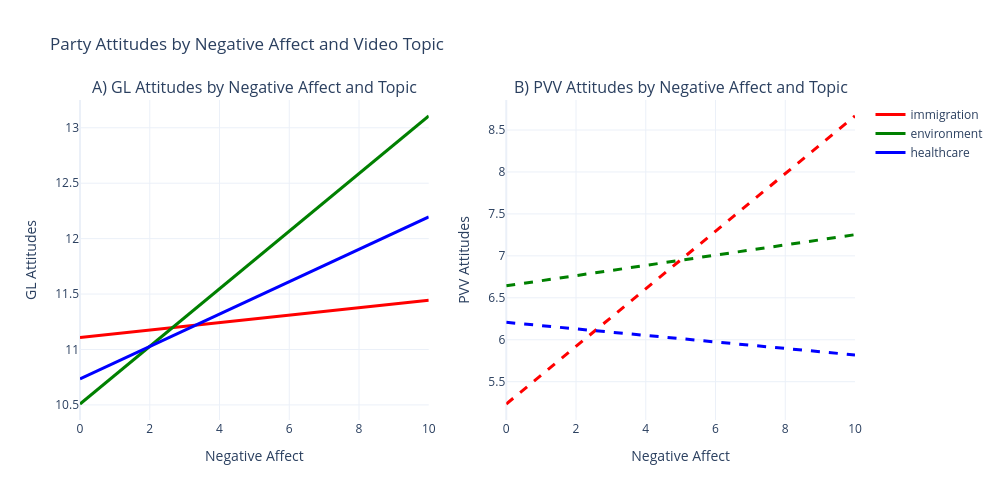

Notebook code cell kept with this figure:
### Code cell
import plotly.graph_objects as go
from plotly.subplots import make_subplots
import numpy as np

# Create subplot figure with 1 row and 2 columns
fig = make_subplots(rows=1, cols=2, 
                   subplot_titles=('A) GL Attitudes by Negative Affect and Topic', 
                                  'B) PVV Attitudes by Negative Affect and Topic'),
                   shared_yaxes=False)

# Define topics and colors
topics = ['immigration', 'environment', 'healthcare']
colors = ['red', 'green', 'blue']  # red for immigration, green for environment, blue for healthcare

# negative affect values for prediction
neg_affect_range = np.linspace(df_exp1['NEG_AFFECT'].min(), df_exp1['NEG_AFFECT'].max(), 50)

# --- LEFT PLOT: GL Attitudes by Negative Affect ---
for i, topic in enumerate(topics):
    # Calculate predicted GL attitudes for this topic across negative affect range
    if topic == 'immigration':
        # Reference category for topic
        topic_effect = 0
        topic_affect_interaction = 0
    elif topic == 'environment':
        topic_effect = -0.6007  # C(topic)[T.environment]
        topic_affect_interaction = 0.2263  # C(topic)[T.environment]:NEG_AFFECT
    else:  # healthcare
        topic_effect = -0.3747  # C(topic)[T.healthcare]
        topic_affect_interaction = 0.1127  # C(topic)[T.healthcare]:NEG_AFFECT
    
    predicted_gl = (11.1089 +  # Intercept
                   topic_effect + 
                   neg_affect_range * 0.0335 +  # NEG_AFFECT main effect
                   neg_affect_range * topic_affect_interaction)
    
    fig.add_trace(
        go.Scatter(x=neg_affect_range, y=predicted_gl,
                  mode='lines',
                  name=f'{topic}',
                  line=dict(color=colors[i], width=3),
                  showlegend=True),
        row=1, col=1
    )

# --- RIGHT PLOT: PVV Attitudes by Negative Affect ---
for i, topic in enumerate(topics):
    # Calculate predicted PVV attitudes for this topic across negative affect range
    if topic == 'immigration':
        # Reference category for topic
        topic_effect = 0
        topic_affect_interaction = 0
    elif topic == 'environment':
        topic_effect = 1.4084  # C(topic)[T.environment]
        topic_affect_interaction = -0.2823  # C(topic)[T.environment]:NEG_AFFECT
    else:  # healthcare
        topic_effect = 0.9733  # C(topic)[T.healthcare]
        topic_affect_interaction = -0.3822  # C(topic)[T.healthcare]:NEG_AFFECT
    
    predicted_pvv = (5.2341 +  # Intercept
                    topic_effect + 
                    neg_affect_range * 0.3433 +  # NEG_AFFECT main effect
                    neg_affect_range * topic_affect_interaction)
    
    fig.add_trace(
        go.Scatter(x=neg_affect_range, y=predicted_pvv,
                  mode='lines',
                  name=f'PVV - {topic}',
                  line=dict(color=colors[i], width=3, dash='dash'),
                  showlegend=False),
        row=1, col=2
    )

# Update layout
fig.update_layout(
    title_text="Party Attitudes by Negative Affect and Video Topic",
    height=500,
    width=1000,
    template="plotly_white"
)

# Update axes labels
fig.update_xaxes(title_text="Negative Affect", row=1, col=1)
fig.update_xaxes(title_text="Negative Affect", row=1, col=2)
fig.update_yaxes(title_text="GL Attitudes", row=1, col=1)
fig.update_yaxes(title_text="PVV Attitudes", row=1, col=2)

fig.show()

### Figure 1 — Plotly figure (JSON) as saved in the notebook; plotly's stock layout.template omitted (floating-point values rounded to 4 significant figures)
{"data": [{"line": {"color": "red", "width": 3}, "mode": "lines", "name": "immigration", "showlegend": true, "type": "scatter", "x": [0.0, 0.2041, 0.4082, 0.6122, 0.8163, 1.02, 1.224, 1.429, 1.633, 1.837, 2.041, 2.245, 2.449, 2.653, 2.857, 3.061, 3.265, 3.469, 3.673, 3.878, 4.082, 4.286, 4.49, 4.694, 4.898, 5.102, 5.306, 5.51, 5.714, 5.918, 6.122, 6.327, 6.531, 6.735, 6.939, 7.143, 7.347, 7.551, 7.755, 7.959, 8.163, 8.367, 8.571, 8.776, 8.98, 9.184, 9.388, 9.592, 9.796, 10.0], "xaxis": "x", "y": [11.11, 11.12, 11.12, 11.13, 11.14, 11.14, 11.15, 11.16, 11.16, 11.17, 11.18, 11.18, 11.19, 11.2, 11.2, 11.21, 11.22, 11.23, 11.23, 11.24, 11.25, 11.25, 11.26, 11.27, 11.27, 11.28, 11.29, 11.29, 11.3, 11.31, 11.31, 11.32, 11.33, 11.33, 11.34, 11.35, 11.36, 11.36, 11.37, 11.38, 11.38, 11.39, 11.4, 11.4, 11.41, 11.42, 11.42, 11.43, 11.44, 11.44], "yaxis": "y"}, {"line": {"color": "green", "width": 3}, "mode": "lines", "name": "environment", "showlegend": true, "type": "scatter", "x": [0.0, 0.2041, 0.4082, 0.6122, 0.8163, 1.02, 1.224, 1.429, 1.633, 1.837, 2.041, 2.245, 2.449, 2.653, 2.857, 3.061, 3.265, 3.469, 3.673, 3.878, 4.082, 4.286, 4.49, 4.694, 4.898, 5.102, 5.306, 5.51, 5.714, 5.918, 6.122, 6.327, 6.531, 6.735, 6.939, 7.143, 7.347, 7.551, 7.755, 7.959, 8.163, 8.367, 8.571, 8.776, 8.98, 9.184, 9.388, 9.592, 9.796, 10.0], "xaxis": "x", "y": [10.51, 10.56, 10.61, 10.67, 10.72, 10.77, 10.83, 10.88, 10.93, 10.99, 11.04, 11.09, 11.14, 11.2, 11.25, 11.3, 11.36, 11.41, 11.46, 11.52, 11.57, 11.62, 11.67, 11.73, 11.78, 11.83, 11.89, 11.94, 11.99, 12.05, 12.1, 12.15, 12.2, 12.26, 12.31, 12.36, 12.42, 12.47, 12.52, 12.58, 12.63, 12.68, 12.74, 12.79, 12.84, 12.89, 12.95, 13.0, 13.05, 13.11], "yaxis": "y"}, {"line": {"color": "blue", "width": 3}, "mode": "lines", "name": "healthcare", "showlegend": true, "type": "scatter", "x": [0.0, 0.2041, 0.4082, 0.6122, 0.8163, 1.02, 1.224, 1.429, 1.633, 1.837, 2.041, 2.245, 2.449, 2.653, 2.857, 3.061, 3.265, 3.469, 3.673, 3.878, 4.082, 4.286, 4.49, 4.694, 4.898, 5.102, 5.306, 5.51, 5.714, 5.918, 6.122, 6.327, 6.531, 6.735, 6.939, 7.143, 7.347, 7.551, 7.755, 7.959, 8.163, 8.367, 8.571, 8.776, 8.98, 9.184, 9.388, 9.592, 9.796, 10.0], "xaxis": "x", "y": [10.73, 10.76, 10.79, 10.82, 10.85, 10.88, 10.91, 10.94, 10.97, 11.0, 11.03, 11.06, 11.09, 11.12, 11.15, 11.18, 11.21, 11.24, 11.27, 11.3, 11.33, 11.36, 11.39, 11.42, 11.45, 11.48, 11.51, 11.54, 11.57, 11.6, 11.63, 11.66, 11.69, 11.72, 11.75, 11.78, 11.81, 11.84, 11.87, 11.9, 11.93, 11.96, 11.99, 12.02, 12.05, 12.08, 12.11, 12.14, 12.17, 12.2], "yaxis": "y"}, {"line": {"color": "red", "dash": "dash", "width": 3}, "mode": "lines", "name": "PVV - immigration", "showlegend": false, "type": "scatter", "x": [0.0, 0.2041, 0.4082, 0.6122, 0.8163, 1.02, 1.224, 1.429, 1.633, 1.837, 2.041, 2.245, 2.449, 2.653, 2.857, 3.061, 3.265, 3.469, 3.673, 3.878, 4.082, 4.286, 4.49, 4.694, 4.898, 5.102, 5.306, 5.51, 5.714, 5.918, 6.122, 6.327, 6.531, 6.735, 6.939, 7.143, 7.347, 7.551, 7.755, 7.959, 8.163, 8.367, 8.571, 8.776, 8.98, 9.184, 9.388, 9.592, 9.796, 10.0], "xaxis": "x2", "y": [5.234, 5.304, 5.374, 5.444, 5.514, 5.584, 5.654, 5.725, 5.795, 5.865, 5.935, 6.005, 6.075, 6.145, 6.215, 6.285, 6.355, 6.425, 6.495, 6.565, 6.635, 6.705, 6.775, 6.846, 6.916, 6.986, 7.056, 7.126, 7.196, 7.266, 7.336, 7.406, 7.476, 7.546, 7.616, 7.686, 7.756, 7.826, 7.896, 7.966, 8.037, 8.107, 8.177, 8.247, 8.317, 8.387, 8.457, 8.527, 8.597, 8.667], "yaxis": "y2"}, {"line": {"color": "green", "dash": "dash", "width": 3}, "mode": "lines", "name": "PVV - environment", "showlegend": false, "type": "scatter", "x": [0.0, 0.2041, 0.4082, 0.6122, 0.8163, 1.02, 1.224, 1.429, 1.633, 1.837, 2.041, 2.245, 2.449, 2.653, 2.857, 3.061, 3.265, 3.469, 3.673, 3.878, 4.082, 4.286, 4.49, 4.694, 4.898, 5.102, 5.306, 5.51, 5.714, 5.918, 6.122, 6.327, 6.531, 6.735, 6.939, 7.143, 7.347, 7.551, 7.755, 7.959, 8.163, 8.367, 8.571, 8.776, 8.98, 9.184, 9.388, 9.592, 9.796, 10.0], "xaxis": "x2", "y": [6.643, 6.655, 6.667, 6.68, 6.692, 6.705, 6.717, 6.73, 6.742, 6.755, 6.767, 6.779, 6.792, 6.804, 6.817, 6.829, 6.842, 6.854, 6.867, 6.879, 6.891, 6.904, 6.916, 6.929, 6.941, 6.954, 6.966, 6.979, 6.991, 7.004, 7.016, 7.028, 7.041, 7.053, 7.066, 7.078, 7.091, 7.103, 7.116, 7.128, 7.14, 7.153, 7.165, 7.178, 7.19, 7.203, 7.215, 7.228, 7.24, 7.252], "yaxis": "y2"}, {"line": {"color": "blue", "dash": "dash", "width": 3}, "mode": "lines", "name": "PVV - healthcare", "showlegend": false, "type": "scatter", "x": [0.0, 0.2041, 0.4082, 0.6122, 0.8163, 1.02, 1.224, 1.429, 1.633, 1.837, 2.041, 2.245, 2.449, 2.653, 2.857, 3.061, 3.265, 3.469, 3.673, 3.878, 4.082, 4.286, 4.49, 4.694, 4.898, 5.102, 5.306, 5.51, 5.714, 5.918, 6.122, 6.327, 6.531, 6.735, 6.939, 7.143, 7.347, 7.551, 7.755, 7.959, 8.163, 8.367, 8.571, 8.776, 8.98, 9.184, 9.388, 9.592, 9.796, 10.0], "xaxis": "x2", "y": [6.207, 6.199, 6.192, 6.184, 6.176, 6.168, 6.16, 6.152, 6.144, 6.136, 6.128, 6.12, 6.112, 6.104, 6.096, 6.088, 6.08, 6.072, 6.065, 6.057, 6.049, 6.041, 6.033, 6.025, 6.017, 6.009, 6.001, 5.993, 5.985, 5.977, 5.969, 5.961, 5.953, 5.945, 5.937, 5.93, 5.922, 5.914, 5.906, 5.898, 5.89, 5.882, 5.874, 5.866, 5.858, 5.85, 5.842, 5.834, 5.826, 5.818], "yaxis": "y2"}], "layout": {"annotations": [{"font": {"size": 16}, "showarrow": false, "text": "A) GL Attitudes by Negative Affect and Topic", "x": 0.225, "xanchor": "center", "xref": "paper", "y": 1, "yanchor": "bottom", "yref": "paper"}, {"font": {"size": 16}, "showarrow": false, "text": "B) PVV Attitudes by Negative Affect and Topic", "x": 0.775, "xanchor": "center", "xref": "paper", "y": 1, "yanchor": "bottom", "yref": "paper"}], "height": 500, "title": {"text": "Party Attitudes by Negative Affect and Video Topic"}, "width": 1000, "xaxis": {"anchor": "y", "domain": [0, 0.45], "title": {"text": "Negative Affect"}}, "xaxis2": {"anchor": "y2", "domain": [0.55, 1], "title": {"text": "Negative Affect"}}, "yaxis": {"anchor": "x", "domain": [0, 1], "title": {"text": "GL Attitudes"}}, "yaxis2": {"anchor": "x2", "domain": [0, 1], "title": {"text": "PVV Attitudes"}}}}
